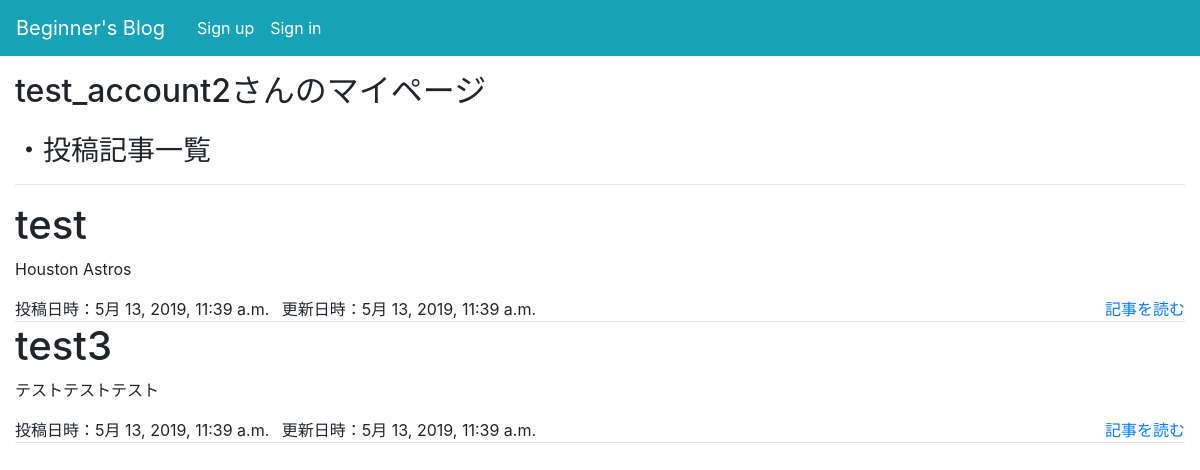
/users/4/, run on the app's committed database.
### blog/models.py (models this page shows, shortened)
class Post(models.Model):
    user = models.ForeignKey(User, on_delete=models.CASCADE)
    title = models.CharField(max_length = 30)
    text = models.TextField()
    created_datetime = models.DateTimeField(default = timezone.now)
    updated_datetime = models.DateTimeField(auto_now=True)

### blog/views.py (the view)
# urls.py: path('users/<int:pk>/', views.user_detail, name='user_detail'),
def user_detail(request, pk):
    user = get_object_or_404(User, id=pk)
    user_posts = Post.objects.filter(user=pk).order_by('-created_datetime')
    return render(request, 'blog/user_detail.html', {'user': user, 'user_posts': user_posts, 'post_detail': post_detail})

### blog/templates/blog/user_detail.html (shortened to what this page needs)
{% extends 'blog/base.html' %}
{% block main %}
<h2>{{ user.username }}さんのマイページ</h2>
<h3 class="mt-4">・投稿記事一覧</h3>
<hr />
{% for user_post in user_posts %}
<div class="border-bottom">
  <div>
    <h1>{{ user_post.title }}</h1>
    <p>{{ user_post.text | truncatechars:20 }}</p>
    <a>投稿日時：{{ user_post.created_datetime }}</a>
    <a class="ml-2">更新日時：{{ user_post.updated_datetime }}</a>
    <a class="post-detail  float-right" href="{% url 'blog:post_detail'  pk=user_post.pk %}">記事を読む</a>
  </div>
</div>
{% endfor %}
{% endblock %}

### data on the page
Post: title "test", text "Houston Astros", created_datetime "5月 13, 2019, 11:39 a.m.", updated_datetime "5月 13, 2019, 11:39 a.m."
Post: title "test3", text "テストテストテスト", created_datetime "5月 13, 2019, 11:39 a.m.", updated_datetime "5月 13, 2019, 11:39 a.m."

### other printed values
{{ user.username }} "test_account2"
